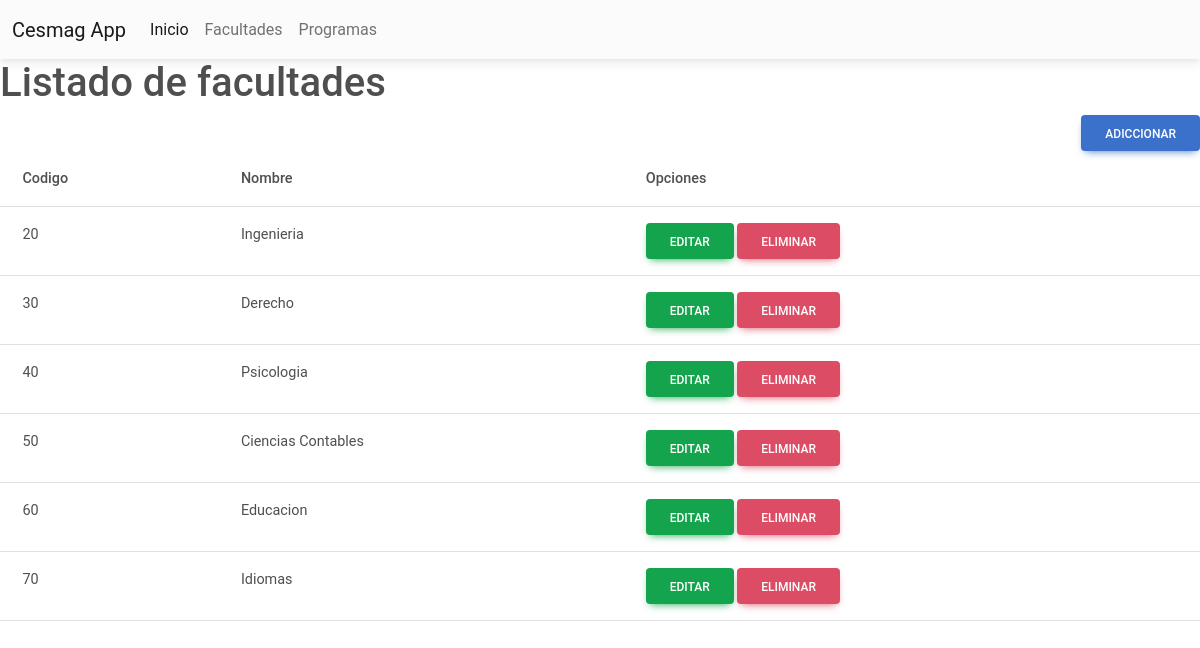
Screenshot of /facultades.php with the database file from the repository.
### tables this page shows
CREATE TABLE `facultades` (
  `Codigo_fac` varchar(5) NOT NULL,
  `Nombre_fac` varchar(100) NOT NULL
);

### facultades.php (the view, shortened to what this page needs)
<?php
include 'index.php';
include 'conexion.php';
?>
<h1> Listado de facultades </h1>
<div align="right">
  <a class= "btn btn-primary" href="form_registro_fac.php"> Adiccionar</a>
</div>
<table class="table">
  <thead>
    <tr>
      <th scope="col">Codigo</th>
      <th scope="col">Nombre</th>
      <th scope="col">Opciones</th>
    </tr>
  </thead>
  <tbody>
  <?php
        $sql = "SELECT * FROM facultades";
        $result = $conn->query($sql);
        if ($result->num_rows > 0) {
            while($row = $result->fetch_assoc()) {
                echo "<tr>";
                echo "<td>".$row["Codigo_fac"]."</td>";
                echo "<td>".$row["Nombre_fac"]."</td>";
                echo "<td>
                    <a class='btn btn-success'>Editar</a>
                    <a class='btn btn-danger' href='eliminarFac.php?id=".$row["Codigo_fac"]."'>Eliminar</a>
                    </td>";
                echo "</tr>";
            }
        } else {
            echo "0 resultados";
        }
    ?>
  </tbody>
</table>

### index.php (shortened to what this page needs)
<!DOCTYPE html>
<html lang="en">
<head>
    <link rel="stylesheet" href="css/mdb.min.css">
</head>
<body>
    <nav class="navbar navbar-expand-lg navbar-light bg-light">
    <div class="container-fluid">
        <a class="navbar-brand" href="#">Cesmag App</a>
        <div class="collapse navbar-collapse" id="navbarNav">
        <ul class="navbar-nav">
            <li class="nav-item">
                <a class="nav-link active" aria-current="page" href="index.php">Inicio</a>
            </li>
            <li class="nav-item">
                <a class="nav-link" href="facultades.php">Facultades</a>
            </li>
                <li class="nav-item">
            <a class="nav-link" href="programas.php">Programas</a>
            </li>
        </ul>
        </div>
    </div>
    </nav>
</body>
</html>

### rows the page displays
facultades: Codigo_fac "20", Nombre_fac "Ingenieria"
facultades: Codigo_fac "30", Nombre_fac "Derecho"
facultades: Codigo_fac "40", Nombre_fac "Psicologia"
facultades: Codigo_fac "50", Nombre_fac "Ciencias Contables"
facultades: Codigo_fac "60", Nombre_fac "Educacion"
facultades: Codigo_fac "70", Nombre_fac "Idiomas"
